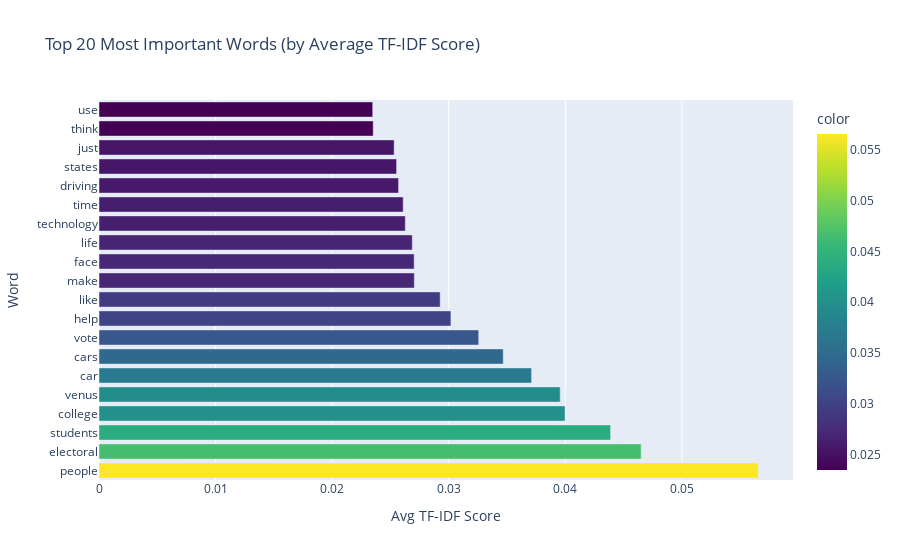

This figure's notebook cell:
### Code cell
import plotly.express as px

top_20_words = features_from_textdf.mean().sort_values(ascending=False).head(20)

fig = px.bar(
    x=top_20_words.values,
    y=top_20_words.index,
    labels={'x': 'Avg TF-IDF Score', 'y': 'Word'},
    title='Top 20 Most Important Words (by Average TF-IDF Score)',
    color=top_20_words.values,
    color_continuous_scale='Viridis'
)

fig.show()

### Figure 1 — Plotly figure (JSON) as saved in the notebook; plotly's stock layout.template omitted (floating-point values rounded to 4 significant figures)
{"data": [{"hovertemplate": "Avg TF-IDF Score=%{x}<br>Word=%{y}<br>color=%{marker.color}<extra></extra>", "legendgroup": "", "marker": {"color": [0.05655, 0.04651, 0.04388, 0.03998, 0.03956, 0.03711, 0.03467, 0.03257, 0.03019, 0.02927, 0.02705, 0.02703, 0.02687, 0.02627, 0.02609, 0.0257, 0.02553, 0.02532, 0.02352, 0.02348], "coloraxis": "coloraxis", "pattern": {"shape": ""}}, "name": "", "orientation": "h", "showlegend": false, "textposition": "auto", "x": [0.05655, 0.04651, 0.04388, 0.03998, 0.03956, 0.03711, 0.03467, 0.03257, 0.03019, 0.02927, 0.02705, 0.02703, 0.02687, 0.02627, 0.02609, 0.0257, 0.02553, 0.02532, 0.02352, 0.02348], "xaxis": "x", "y": ["people", "electoral", "students", "college", "venus", "car", "cars", "vote", "help", "like", "make", "face", "life", "technology", "time", "driving", "states", "just", "think", "use"], "yaxis": "y", "type": "bar"}], "layout": {"xaxis": {"anchor": "y", "domain": [0.0, 1.0], "title": {"text": "Avg TF-IDF Score"}}, "yaxis": {"anchor": "x", "domain": [0.0, 1.0], "title": {"text": "Word"}}, "coloraxis": {"colorbar": {"title": {"text": "color"}}, "colorscale": [[0.0, "#440154"], [0.1111, "#482878"], [0.2222, "#3e4989"], [0.3333, "#31688e"], [0.4444, "#26828e"], [0.5556, "#1f9e89"], [0.6667, "#35b779"], [0.7778, "#6ece58"], [0.8889, "#b5de2b"], [1.0, "#fde725"]]}, "legend": {"tracegroupgap": 0}, "title": {"text": "Top 20 Most Important Words (by Average TF-IDF Score)"}, "barmode": "relative"}}
